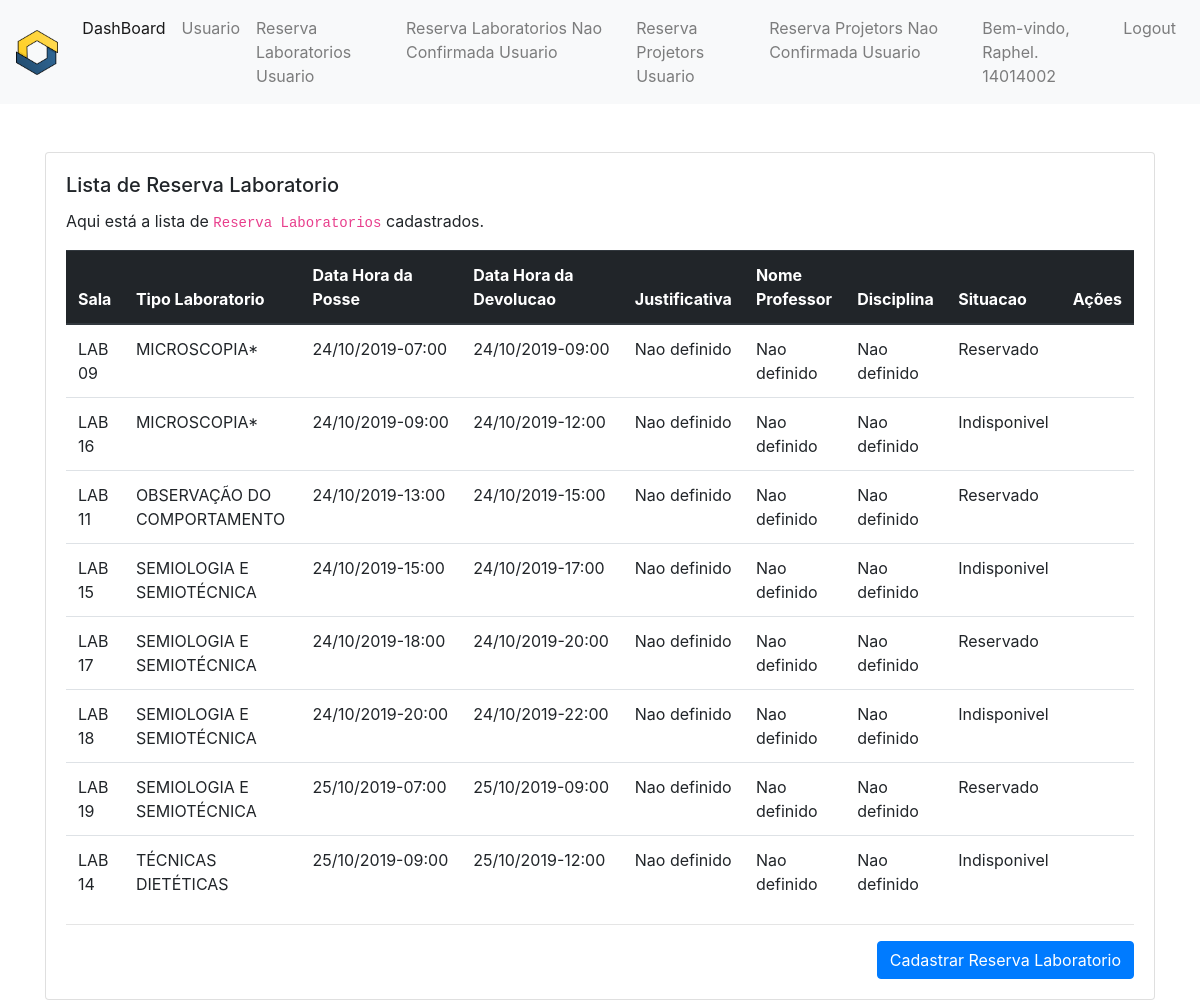
Before: /reserva_laboratorios/ (signed in) with the older database file.
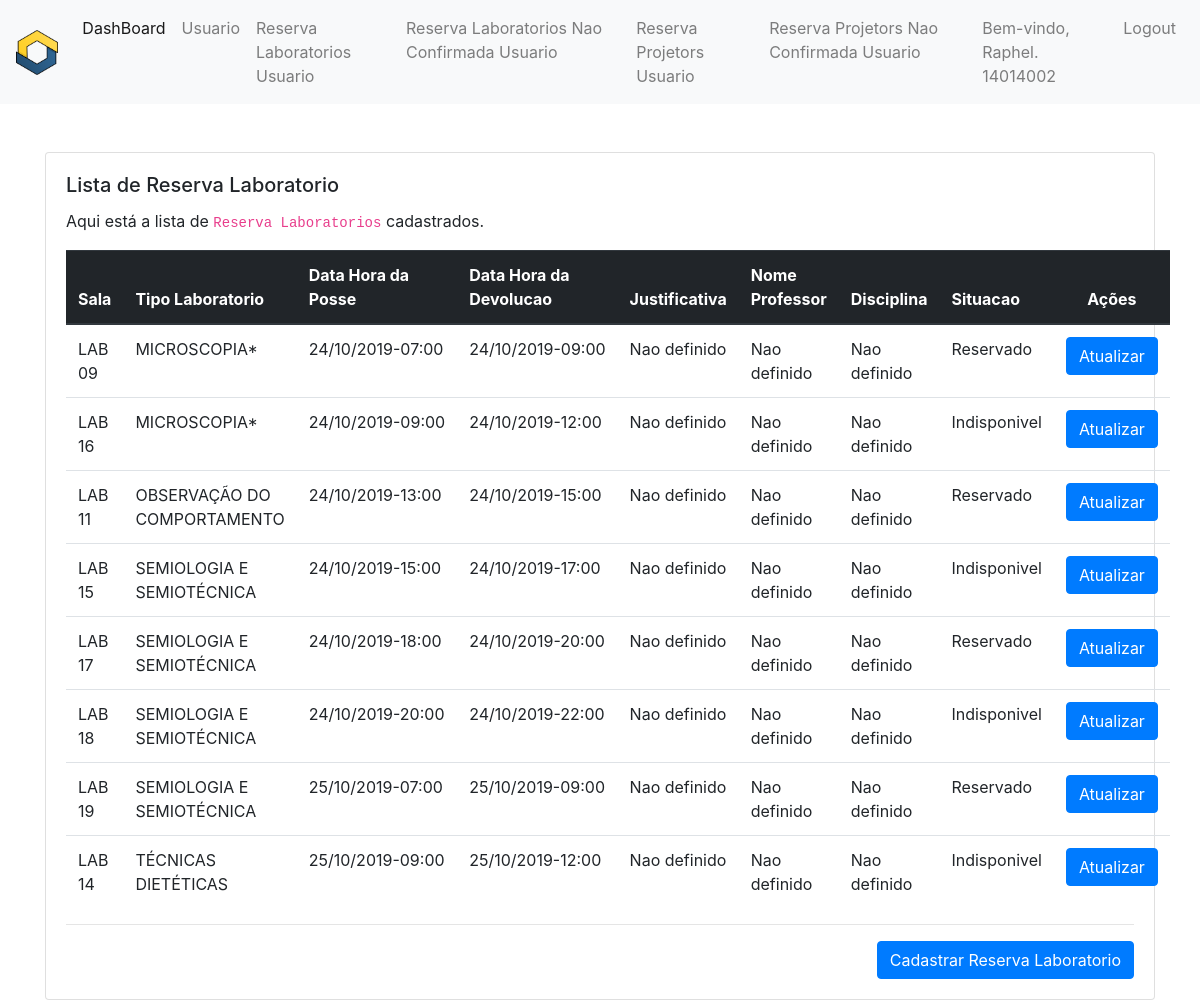
After: the same page with the newer database file.
### authweb/models.py (models this page shows, shortened)
class Reserva(models.Model):
    data_hora_chegada = models.DateTimeField(blank=True, null=True)
    data_hora_saida = models.DateTimeField(blank=True, null=True)
    situacao = models.ForeignKey(Situacao, on_delete=models.PROTECT)
    justificativa = models.CharField(max_length=255, blank=True, null=True)
    observacao = models.CharField(max_length=255, blank=True, null=True)
    confirmacao = models.BooleanField(blank=True, null=True)
    id_usuario = models.ForeignKey(Usuario, on_delete=models.PROTECT)
    id_recurso = models.ForeignKey(Recurso, on_delete=models.PROTECT)
    tipo_recurso = models.CharField(max_length=255, blank=True, null=True)
    disciplina = models.CharField(max_length=255, blank=True, null=True)
    curso = models.ForeignKey(Curso, on_delete=models.PROTECT, default = None,blank=True, null=True, )
    nome_professor = models.CharField(max_length=255, blank=True, null=True)
    turno = models.CharField(max_length=255, blank=True, null=True)
    primeira_aula = models.BooleanField(blank=True, null=True)
    segunda_aula = models.BooleanField(blank=True, null=True)
    objetos = models.Manager()

class Recurso(models.Model):
    LOCALIZACAO = ( ('terreo', 'terreo'),
                    ('1 andar', '1 andar'),
                    )
    localizacao = models.CharField(choices=LOCALIZACAO,default='sem localizacao', null=True, blank=True, max_length=255)
    SALA = ( ('LAB 03', 'LAB 03'),
              ('LAB 04', 'LAB 04'),
              ('LAB 05', 'LAB 05'),
              ('LAB 06', 'LAB 06'),
              ('LAB 07', 'LAB 07'),
              ('LAB 08', 'LAB 08'),
              ('LAB 09', 'LAB 09'),
              ('LAB 10', 'LAB 10'),
              ('LAB 11', 'LAB 11'),
              ('LAB 13', 'LAB 13'),
              ('LAB 14', 'LAB 14'),
              ('LAB 15', 'LAB 15'),
              ('LAB 16', 'LAB 16'),
              ('LAB 17', 'LAB 17'),
              ('LAB 18', 'LAB 18'),
              ('LAB 19', 'LAB 19'),
              ('LAB 20', 'LAB 20'),
                    )
    sala = models.CharField(choices=SALA,default='LAB XX', null=True, blank=True, max_length=255)
    descricao = models.CharField(max_length=255, blank=True, null=True, default ="sem descricao")
    tipo_laboratorio = models.ForeignKey(TipoLaboratorio, on_delete=models.PROTECT, blank=True, null=True )#tem que ajustar para null?
    numero = models.IntegerField(blank=True, null=True)
    tipo_recurso = models.CharField(max_length=255, blank=True, null=True)
    objetos = models.Manager()

class TipoLaboratorio (models.Model):
    nome = models.CharField(max_length=255, blank=True, null=True)
    descricao = models.CharField(max_length=255, blank=True, null=True)
    objetos = models.Manager()

class Situacao (models.Model):
    nome = models.CharField(max_length=255, blank=True, null=True)
    descricao = models.CharField(max_length=255, blank=True, null=True)
    objetos = models.Manager()

### website/views.py (the view)
# urls.py: path('reserva_laboratorios/', ReservaLaboratorioListView.as_view(), name="lista_reserva_laboratorios"),
class ReservaLaboratorioListView(PermissionRequiredMixin,LoginRequiredMixin, ListView):
    permission_required = "authweb.view_reserva"
    template_name = "website/reserva_laboratorio/lista.html"
    model = Reserva
    login_url = 'website:login'
    redirect_field_name = 'redirect_to'
    def get_context_data(self, **kwargs):
        context = super(ReservaLaboratorioListView, self).get_context_data(**kwargs)
        context['reservas'] = Reserva.objetos.filter(tipo_recurso="laboratorio", data_hora_saida__gte = datetime.now())
        return context

### authweb/templatetags/mytags.py (called while the page is built)
@register.filter
def str_none(value): # Only one argument.
    if(value == None):
        return "Nao definido"
    else:
        return "Nao definido"

### website/templates/website/reserva_laboratorio/lista.html (shortened to what this page needs)
{% extends "website/_layouts/base.html" %}
{% load widget_tweaks %}
{% load mytags %}
{% block conteudo %}
<div class="container mt-5">
  <div class="row">
    <div class="col-lg-12 col-md-12 col-sm-12 col-xs-12">
      <div class="card">
        <div class="card-body">
          <h5 class="card-title">Lista de Reserva Laboratorio</h5>
          {% if reservas|length > 0 %}
            <p class="card-text">
              Aqui está a lista de <code>Reserva Laboratorios</code> cadastrados.
            </p>
            <table class="table">
              <thead class="thead-dark">
              <tr>
                <th scope="col">Sala</th>
				<th scope="col">Tipo Laboratorio</th>
				<th scope="col">Data Hora da Posse</th>
				<th scope="col">Data Hora da Devolucao</th>
				<th scope="col">Justificativa</th>
				<th scope="col">Nome Professor</th>
				<th scope="col">Disciplina</th>
				<th scope="col">Situacao</th>
				<th scope="col" class="text-center">Ações</th>
              </tr>
              </thead>
              <tbody>
              {% for reserva in reservas %}
                <tr>
				  <td >{{ reserva.id_recurso.sala }}</td>
				  <td >{{ reserva.id_recurso.tipo_laboratorio.nome }}</td>
				  <td scope="row">{{ reserva.data_hora_saida|date:'d/m/Y' }}-{{ reserva.data_hora_saida|time:"H:i" }}</td>
                  <td scope="row">{{ reserva.data_hora_chegada|date:'d/m/Y' }}-{{ reserva.data_hora_chegada|time:"H:i" }}</td>
				  <td scope="row">{{ reserva.justificativa|str_none }}</td>
				  <td scope="row">{{ reserva.nome_professor|str_none}}</td>
				  <td scope="row">{{ reserva.disciplina|str_none}}</td>
				  <td scope="row">{{ reserva.situacao.nome}}</td>
                  <td class="text-center">
				{% if perms.authweb.change_reserva %}
                    <a href="{% url 'website:atualiza_reserva_laboratorio_usuarios' pk=reserva.id %}"
                       class="btn btn-primary">
                      Atualizar
                    </a>
				{% endif %}
                  </td>
                </tr>
              {% endfor %}
              </tbody>
            </table>
        {% else %}
          <div class="text-center mt-5 mb-5 jumbotron">
            <h5>Nenhum <code>Reserva Laboratorio</code> cadastrado ainda.</h5>
          </div>
        {% endif %}
          <hr />
          <div class="text-right">
            <a href="{% url 'website:cadastra_reserva_laboratorio' %}" class="btn btn-primary">
              Cadastrar Reserva Laboratorio
            </a>
          </div>
        </div>
      </div>
    </div>
  </div>
</div>
{% endblock %}

### website/templates/website/_layouts/base.html (shortened to what this page needs)
<!DOCTYPE html>
<html>
	{% load static %}
    <head>
        <link rel="stylesheet" type="text/css" href="{% static 'website/css/bootstrap.min.css' %}">
        <link rel="stylesheet" type="text/css" href="{% static 'website/css/master.css' %}">
		<link rel="stylesheet" type="text/css" href="{% static 'website/css/jquery.datetimepicker.min.css' %}" >
    </head>
    <body>
        <nav class="navbar navbar-expand-lg navbar-light bg-light">
            <a class="navbar-brand" href="{% url 'website:index' %}">
              <img src="{% static 'website/img/favicon.png' %}" height="45px">
            </a>
            <div class="collapse navbar-collapse" id="navbarSupportedContent">
                <ul class="navbar-nav mr-auto">
					{% if user.is_authenticated %}
					<li class="nav-item active">
                        <a class="nav-link" href="{% url 'website:dashboard' %}">DashBoard</a>
                    </li>
					{% if user.is_staff %}
					<li class="nav-item">
                        <a class="nav-link" href="{% url 'website:lista_usuarios' %}">Usuario</a>
                    </li>
					<li class="nav-item">
                        <a class="nav-link" href="{% url 'website:lista_reserva_laboratorios' %}">Reserva Laboratorios</a>
                    </li>
					<li class="nav-item">
                        <a class="nav-link" href="{% url 'website:lista_reserva_projetors' %}">Reserva Projetors</a>
                    </li>
					<li class="nav-item">
                        <a class="nav-link" href="{% url 'website:lista_laboratorios' %}">Laboratorio</a>
                    </li>
					<li class="nav-item">
                        <a class="nav-link" href="{% url 'website:lista_projetors' %}">Projetor</a>
                    </li>
					<li class="nav-item">
                        <a class="nav-link" href="{% url 'website:lista_tipo_laboratorios' %}">Tipo Laboratorio</a>
                    </li>
					<li class="nav-item">
                        <a class="nav-link" href="{% url 'website:lista_situacaos' %}">Situacao</a>
                    </li>
					{% else %}
					<li class="nav-item">
                        <a class="nav-link" href="{% url 'website:lista_usuario' %}">Usuario</a>
                    </li>
					<li class="nav-item">
                        <a class="nav-link" href="{% url 'website:lista_reserva_laboratorios_usuario' %}">Reserva Laboratorios Usuario</a>
                    </li>
					<li class="nav-item">
						<a class="nav-link" href="{% url 'website:lista_reserva_laboratorios_nao_confirmada_usuario' %}">Reserva Laboratorios Nao Confirmada Usuario</a>
					</li>
					<li class="nav-item">
                        <a class="nav-link" href="{% url 'website:lista_reserva_projetors_usuario' %}">Reserva Projetors Usuario</a>
                    </li>
					<li class="nav-item">
						<a class="nav-link" href="{% url 'website:lista_reserva_projetors_nao_confirmada_usuario' %}">Reserva Projetors Nao Confirmada Usuario</a>
					</li>
					{% endif %}
					{% else %}
					<li class="nav-item active">
                        <a class="nav-link" href="{% url 'website:index' %}">Página Inicial</a>
                    </li>
					{% endif %}
                </ul>
                <ul class="navbar-nav float-right">
				{% if user.is_authenticated %}
						<li class="nav-item">
                        	<a class="nav-link">Bem-vindo, {{ user.first_name }}. {{ user.username }}</a>
                    	</li>
						<li class="nav-item">
                        	<a class="nav-link" href="{% url 'website:logout' %}">Logout</a>
                    	</li>
					{% else %}
					<li class="nav-item">
                        	<a class="nav-link">Bem-vindo Visitante, faca login.</a>
                    </li>
					{% endif %}
                </ul>
            </div>
        </nav>
        {% block conteudo %}{% endblock %}
    </body>
</html>

Changed rows visible on the page:
changed Reserva "LAB 09": now shows "Atualizar"
changed Reserva "LAB 16": now shows "Atualizar"
changed Reserva "LAB 11": now shows "Atualizar"
changed Reserva "LAB 15": now shows "Atualizar"
changed Reserva "LAB 17": now shows "Atualizar"
changed Reserva "LAB 18": now shows "Atualizar"
changed Reserva "LAB 19": now shows "Atualizar"
changed Reserva "LAB 14": now shows "Atualizar"
